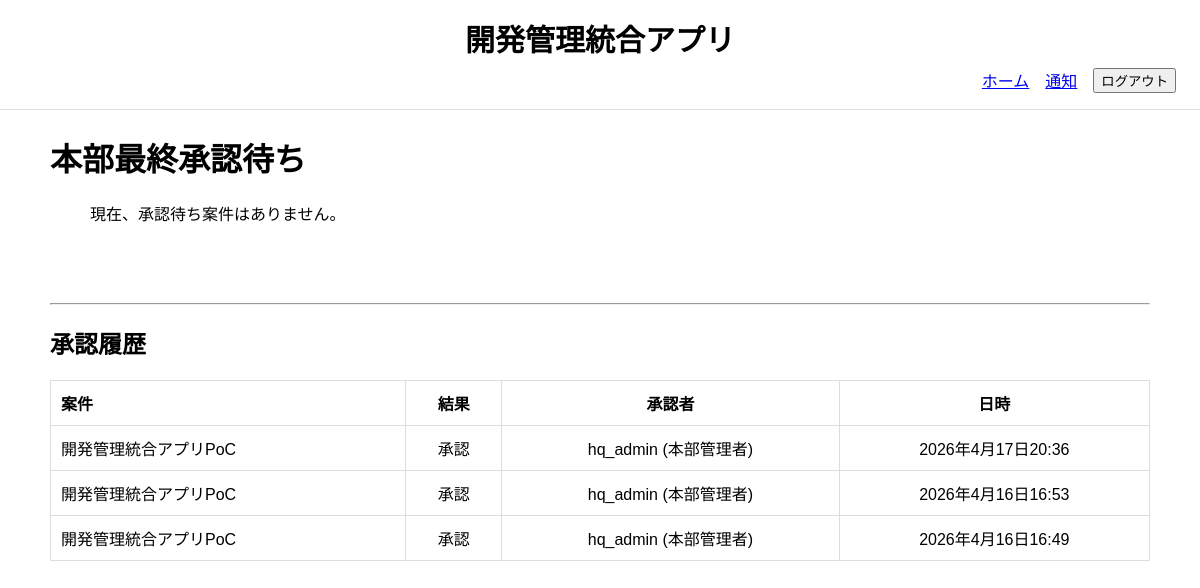
Before: /hq/approvals/ (signed in) with the older database file.
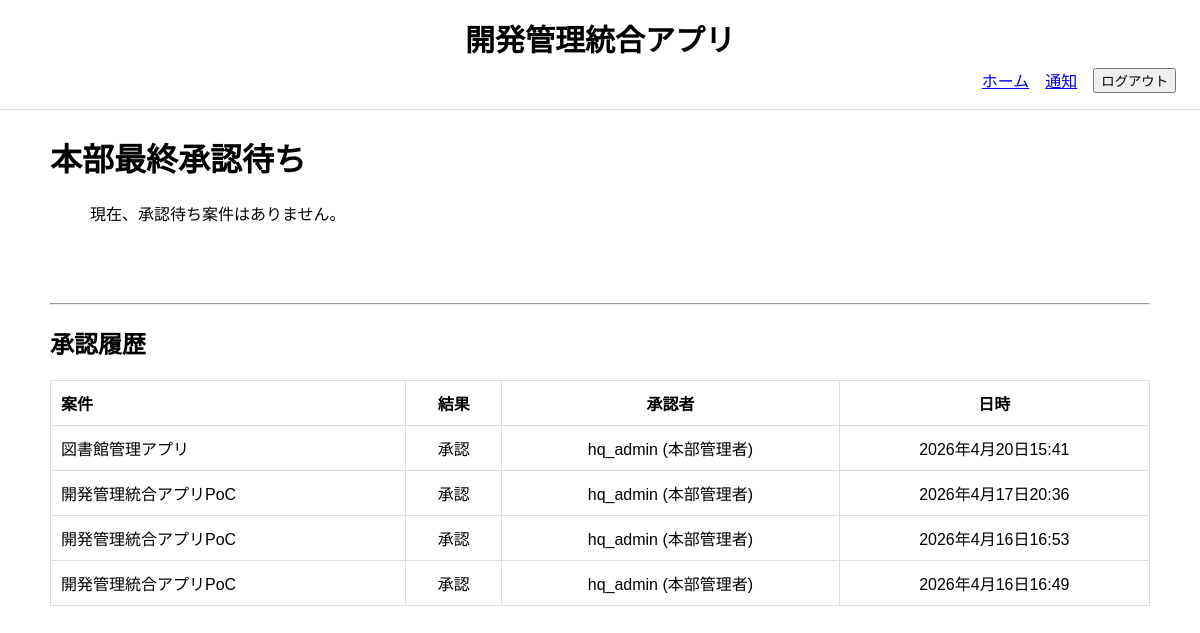
After: the same page with the newer database file.
### project_management_app/models.py (models this page shows, shortened)
class Approval(models.Model):
    class Examination(models.TextChoices):
        APPROVED = "approved", "承認"
        REJECTED = "rejected", "却下"
    class ApprovalLevel(models.TextChoices):
        DEPARTMENT = "department", "部門承認"
        HQ = "hq", "本部承認"
    project = models.ForeignKey(
        Project,
        verbose_name="案件",
        on_delete=models.CASCADE,
        related_name="approvals",
    )
    approver = models.ForeignKey(
        CustomUser,
        verbose_name="承認者",
        on_delete=models.PROTECT,
        related_name="approvals",
    )
    level = models.CharField(
        "承認段階",
        max_length=20,
        choices=ApprovalLevel.choices,
    )
    examination = models.CharField(
        "審査",
        max_length=20,
        choices=Examination.choices,
    )
    comment = models.TextField("コメント", null=True, blank=True)
    examined_at = models.DateTimeField("審査日時", default=timezone.now)
    class Meta:
        verbose_name = "承認履歴"
        verbose_name_plural = "承認履歴"
        ordering = ["-examined_at"]

class Project(models.Model):
    class Status(models.TextChoices):
        DRAFT = "draft", "下書き"
        PENDING_MANAGER = "pending_manager", "部門承認待ち"
        PENDING_HQ = "pending_hq", "本部承認待ち"
        APPROVED = "approved", "承認済"
        IN_PROGRESS = "in_progress", "進行中"
        COMPLETED = "completed", "完了"
        REJECTED = "rejected", "却下"
    name = models.CharField("案件名", max_length=200)
    description = models.TextField("目的・概要")
    applicant = models.ForeignKey(
        CustomUser,
        verbose_name="案件担当者",
        on_delete=models.SET_NULL,
        null=True,
        blank=True,
        related_name="applied_projects"
    )
    department = models.ForeignKey(
        Department,
        verbose_name="担当部門",
        on_delete=models.PROTECT,
        related_name="projects",
    )
    estimated_budget = models.DecimalField(
        "予算額", max_digits=12, decimal_places=0
        )
    progress_rate = models.PositiveIntegerField(
        "全体進捗率",
        default=0,
        validators=[MinValueValidator(0), MaxValueValidator(100)]
    )
    status = models.CharField(
        "ステータス",
        max_length=30,
        choices=Status.choices,
        default=Status.DRAFT
    )
    submitted_at = models.DateField("申請日", null=True, blank=True)
    start_date = models.DateField("開始日", null=True, blank=True)
    due_date = models.DateField("期限", null=True, blank=True)
    approved_at = models.DateField("最終承認日", null=True, blank=True)
    completed_at = models.DateField("完了日", null=True, blank=True)
    created_at = models.DateTimeField("作成日時", auto_now_add=True)
    updated_at = models.DateTimeField("更新日時", auto_now=True)
    class Meta:
        verbose_name = "案件"
        verbose_name_plural = "案件"
        ordering = ["-created_at"]

class CustomUser(AbstractUser):
    class Role(models.TextChoices):
        MEMBER = "member", "タスク担当者"
        APPLICANT = "applicant", "申請者"
        MANAGER = "manager", "部門管理者"
        HQ = "hq", "本部管理者"
    department = models.ForeignKey(
        Department,
        verbose_name="所属部門",
        on_delete=models.PROTECT,
        related_name="users",
        null=True,
        blank=True
    )
    role = models.CharField(
        "ロール",
        max_length=30,
        choices=Role.choices,
        default=Role.APPLICANT
    )
    class Meta:
        verbose_name = "ユーザー"
        verbose_name_plural = "ユーザー"
    def __str__(self):
        return f"{self.username} ({self.get_role_display()})"

### project_management_app/views.py (the view)
# urls.py: path("hq/approvals/", HQApprovalListView.as_view(), name="hq_approval_list"),
class HQApprovalListView(LoginRequiredMixin, ListView):
    model = Project
    template_name = "project_management_app/hq_approval_list.html"
    def get_context_data(self, **kwargs):
        context = super().get_context_data(**kwargs)
        context["pending_projects"] = Project.objects.filter(
            status=Project.Status.PENDING_HQ
        ).select_related(
            "applicant", "department"
        ).order_by("-created_at")
        context["approval_histories"] = Approval.objects.filter(
            level=Approval.ApprovalLevel.HQ
        ).select_related(
            "project", "approver"
        ).order_by("-examined_at")[:20]  # 最新20件
        return context

### project_management_app/context_processors.py (called while the page is built)
def notification_count(request):
    if request.user.is_authenticated:
        count = Notification.objects.filter(
            recipient=request.user,
            is_read=False
        ).count()
    else:
        count = 0
    return {
        "unread_notification_count": count
    }

def pending_approval_count(request):
    if request.user.is_authenticated:
        if request.user.role == "manager":
            count = Project.objects.filter(
                department=request.user.department,
                status=Project.Status.PENDING_MANAGER
            ).count()
        elif request.user.role == "hq":
            count = Project.objects.filter(
                status=Project.Status.PENDING_HQ
            ).count()
        else:
            count = 0
    else:
        count = 0
    return {
        "pending_approval_count": count
    }

### project_management_app/templates/project_management_app/hq_approval_list.html (shortened to what this page needs)
{% extends "project_management_app/base.html" %}
{% block content %}
<h1>本部最終承認待ち</h1>
<ul>
    {% for project in pending_projects %}
        <li>
            {{ project.name }}
            - {{ project.applicant.username }}
            <a href="{% url 'hq_approval' project.pk %}">
                承認
            </a>
        </li>
    {% empty %}
        現在、承認待ち案件はありません。
    {% endfor %}
</ul>
<br><br><br>
<hr>
<h2>承認履歴</h2>
<table>
    <tr>
        <th>案件</th>
        <th>結果</th>
        <th>承認者</th>
        <th>日時</th>
    </tr>
    {% for a in approval_histories %}
    <tr>
        <td>{{ a.project.name }}</td>
        <td>
            {% if a.examination == a.Examination.APPROVED %}
                承認
            {% else %}
                却下
            {% endif %}
        </td>
        <td>{{ a.approver }}</td>
        <td>{{ a.examined_at }}</td>
    </tr>
    {% endfor %}
</table>
{% endblock %}

Changed rows visible on the page:
added Approval: project.name "図書館管理アプリ", examination "承認", approver "hq_admin (本部管理者)", examined_at "2026年4月20日15:41"
